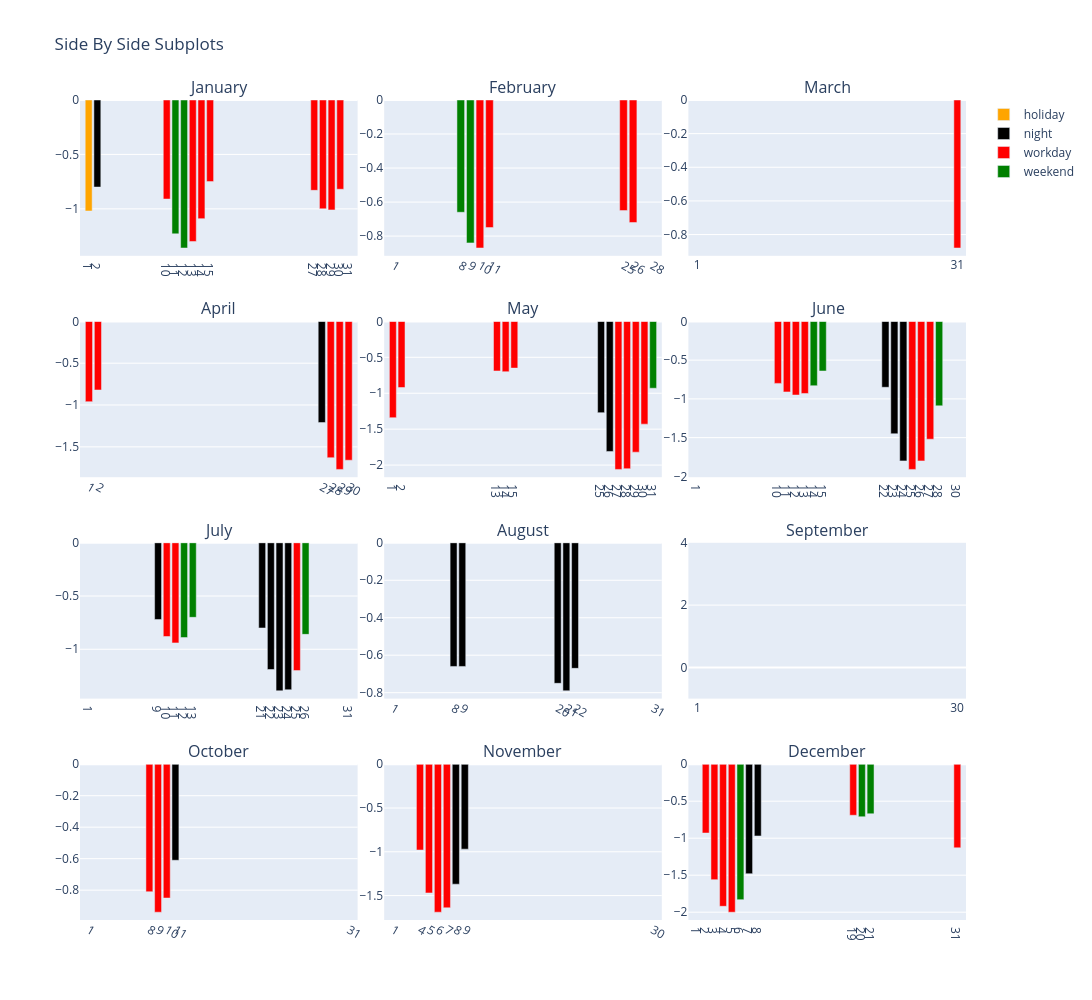

The cell this chart's notebook holds for it:
### Code cell
# Create figure with 2 subplots
rows = 4
cols = 3
month_names = calendar.month_name[1:]

color_lut = {
    'night'  : 'black', 
    'workday': 'red', 
    'holiday': 'orange', 
    'weekend': 'green'
}

fig = make_subplots(
    rows=rows, 
    cols=cols,
    subplot_titles=month_names,
    horizontal_spacing = 0.03,
    vertical_spacing=0.08
)

# traversing through each possible label for the legend
for label in df['label'].unique():
    for row in range(rows):
        for col in range(cols):
            month = row * cols + col + 1
            filter_df = df[(df['low_tide_time'].dt.month == month) & (df['label'] == label)]
            
            colors = [color_lut[label] for label in filter_df['label']]
            hovertext = [
                f"""
    Low tide time: {row['low_tide_time'].strftime('%a %m/%d/%Y %I:%M %p')}<br>
    Low tide: {row['low_tide']} ft<br>
    Sunrise time: {row['sunrise'].strftime('%a %m/%d/%Y %I:%M %p')}<br>
    Sunset time: {row['sunset'].strftime('%a %m/%d/%Y %I:%M %p')}<br>
    Moon Illumination: {row['moon_illumination']:.0f}%<br>
    Label: {row['label']}
                """
                for _, row in filter_df.iterrows()
            ]
            
            fig.add_trace(
                go.Bar(
                    x=filter_df['low_tide_time'].dt.day, 
                    y=filter_df['low_tide'],
                    name=label,
                    marker_color=colors,
                    hovertext=hovertext,
                    showlegend=(row==0) and (col==0) # we want a custom legend for the possible labels
                ),
                row=row+1, 
                col=col+1,
            )
            
for row in range(rows):
    for col in range(cols):
        month = row * cols + col + 1
        filter_df = df[df['low_tide_time'].dt.month == month]
        x_ticks = set([1] + list(filter_df['low_tide_time'].dt.day) + [calendar.monthrange(int(year), month)[1]])
        fig.update_xaxes(
            tickvals=list(x_ticks),
            range=[0, calendar.monthrange(int(year), month)[1]+1],
            row=row+1, 
            col=col+1
        )

fig.update_layout(
    height=1000, 
    width=2000, 
    title_text="Side By Side Subplots",
    # showlegend=False
)
fig.show()

### Figure 1 — Plotly figure (JSON) as saved in the notebook; plotly's stock layout.template omitted (floating-point values rounded to 4 significant figures)
{"data": [{"hovertext": ["\n    Low tide time: Wed 01/01/2025 06:02 PM<br>\n    Low tide: -1.02 ft<br>\n    Sunrise time: Wed 01/01/2025 07:18 AM<br>\n    Sunset time: Wed 01/01/2025 04:54 PM<br>\n    Moon Illumination: 7%<br>\n    Label: holiday\n                "], "marker": {"color": ["orange"]}, "name": "holiday", "showlegend": true, "type": "bar", "x": [1], "xaxis": "x", "y": [-1.02], "yaxis": "y"}, {"hovertext": [], "marker": {"color": []}, "name": "holiday", "showlegend": false, "type": "bar", "x": [], "xaxis": "x2", "y": [], "yaxis": "y2"}, {"hovertext": [], "marker": {"color": []}, "name": "holiday", "showlegend": false, "type": "bar", "x": [], "xaxis": "x3", "y": [], "yaxis": "y3"}, {"hovertext": [], "marker": {"color": []}, "name": "holiday", "showlegend": false, "type": "bar", "x": [], "xaxis": "x4", "y": [], "yaxis": "y4"}, {"hovertext": [], "marker": {"color": []}, "name": "holiday", "showlegend": false, "type": "bar", "x": [], "xaxis": "x5", "y": [], "yaxis": "y5"}, {"hovertext": [], "marker": {"color": []}, "name": "holiday", "showlegend": false, "type": "bar", "x": [], "xaxis": "x6", "y": [], "yaxis": "y6"}, {"hovertext": [], "marker": {"color": []}, "name": "holiday", "showlegend": false, "type": "bar", "x": [], "xaxis": "x7", "y": [], "yaxis": "y7"}, {"hovertext": [], "marker": {"color": []}, "name": "holiday", "showlegend": false, "type": "bar", "x": [], "xaxis": "x8", "y": [], "yaxis": "y8"}, {"hovertext": [], "marker": {"color": []}, "name": "holiday", "showlegend": false, "type": "bar", "x": [], "xaxis": "x9", "y": [], "yaxis": "y9"}, {"hovertext": [], "marker": {"color": []}, "name": "holiday", "showlegend": false, "type": "bar", "x": [], "xaxis": "x10", "y": [], "yaxis": "y10"}, {"hovertext": [], "marker": {"color": []}, "name": "holiday", "showlegend": false, "type": "bar", "x": [], "xaxis": "x11", "y": [], "yaxis": "y11"}, {"hovertext": [], "marker": {"color": []}, "name": "holiday", "showlegend": false, "type": "bar", "x": [], "xaxis": "x12", "y": [], "yaxis": "y12"}, {"hovertext": ["\n    Low tide time: Thu 01/02/2025 06:39 PM<br>\n    Low tide: -0.8 ft<br>\n    Sunrise time: Thu 01/02/2025 07:18 AM<br>\n    Sunset time: Thu 01/02/2025 04:55 PM<br>\n    Moon Illumination: 14%<br>\n    Label: night\n                "], "marker": {"color": ["black"]}, "name": "night", "showlegend": true, "type": "bar", "x": [2], "xaxis": "x", "y": [-0.8], "yaxis": "y"}, {"hovertext": [], "marker": {"color": []}, "name": "night", "showlegend": false, "type": "bar", "x": [], "xaxis": "x2", "y": [], "yaxis": "y2"}, {"hovertext": [], "marker": {"color": []}, "name": "night", "showlegend": false, "type": "bar", "x": [], "xaxis": "x3", "y": [], "yaxis": "y3"}, {"hovertext": ["\n    Low tide time: Sun 04/27/2025 05:03 AM<br>\n    Low tide: -1.21 ft<br>\n    Sunrise time: Sun 04/27/2025 07:12 AM<br>\n    Sunset time: Sun 04/27/2025 08:49 PM<br>\n    Moon Illumination: 6%<br>\n    Label: night\n                "], "marker": {"color": ["black"]}, "name": "night", "showlegend": false, "type": "bar", "x": [27], "xaxis": "x4", "y": [-1.21], "yaxis": "y4"}, {"hovertext": ["\n    Low tide time: Sun 05/25/2025 04:05 AM<br>\n    Low tide: -1.27 ft<br>\n    Sunrise time: Sun 05/25/2025 06:45 AM<br>\n    Sunset time: Sun 05/25/2025 09:13 PM<br>\n    Moon Illumination: 15%<br>\n    Label: night\n                ", "\n    Low tide time: Mon 05/26/2025 04:53 AM<br>\n    Low tide: -1.81 ft<br>\n    Sunrise time: Mon 05/26/2025 06:45 AM<br>\n    Sunset time: Mon 05/26/2025 09:14 PM<br>\n    Moon Illumination: 8%<br>\n    Label: night\n                "], "marker": {"color": ["black", "black"]}, "name": "night", "showlegend": false, "type": "bar", "x": [25, 26], "xaxis": "x5", "y": [-1.27, -1.81], "yaxis": "y5"}, {"hovertext": ["\n    Low tide time: Sun 06/22/2025 03:04 AM<br>\n    Low tide: -0.85 ft<br>\n    Sunrise time: Sun 06/22/2025 06:41 AM<br>\n    Sunset time: Sun 06/22/2025 09:27 PM<br>\n    Moon Illumination: 23%<br>\n    Label: night\n                ", "\n    Low tide time: Mon 06/23/2025 03:56 AM<br>\n    Low tide: -1.45 ft<br>\n    Sunrise time: Mon 06/23/2025 06:41 AM<br>\n    Sunset time: Mon 06/23/2025 09:27 PM<br>\n    Moon Illumination: 17%<br>\n    Label: night\n                ", "\n    Low tide time: Tue 06/24/2025 04:46 AM<br>\n    Low tide: -1.8 ft<br>\n    Sunrise time: Tue 06/24/2025 06:41 AM<br>\n    Sunset time: Tue 06/24/2025 09:28 PM<br>\n    Moon Illumination: 10%<br>\n    Label: night\n                "], "marker": {"color": ["black", "black", "black"]}, "name": "night", "showlegend": false, "type": "bar", "x": [22, 23, 24], "xaxis": "x6", "y": [-0.85, -1.45, -1.8], "yaxis": "y6"}, {"hovertext": ["\n    Low tide time: Wed 07/09/2025 04:59 AM<br>\n    Low tide: -0.72 ft<br>\n    Sunrise time: Wed 07/09/2025 06:48 AM<br>\n    Sunset time: Wed 07/09/2025 09:26 PM<br>\n    Moon Illumination: 92%<br>\n    Label: night\n                ", "\n    Low tide time: Mon 07/21/2025 02:55 AM<br>\n    Low tide: -0.8 ft<br>\n    Sunrise time: Mon 07/21/2025 06:57 AM<br>\n    Sunset time: Mon 07/21/2025 09:20 PM<br>\n    Moon Illumination: 26%<br>\n    Label: night\n                ", "\n    Low tide time: Tue 07/22/2025 03:49 AM<br>\n    Low tide: -1.19 ft<br>\n    Sunrise time: Tue 07/22/2025 06:57 AM<br>\n    Sunset time: Tue 07/22/2025 09:20 PM<br>\n    Moon Illumination: 19%<br>\n    Label: night\n                ", "\n    Low tide time: Wed 07/23/2025 04:37 AM<br>\n    Low tide: -1.39 ft<br>\n    Sunrise time: Wed 07/23/2025 06:59 AM<br>\n    Sunset time: Wed 07/23/2025 09:18 PM<br>\n    Moon Illumination: 12%<br>\n    Label: night\n                ", "\n    Low tide time: Thu 07/24/2025 05:22 AM<br>\n    Low tide: -1.38 ft<br>\n    Sunrise time: Thu 07/24/2025 06:59 AM<br>\n    Sunset time: Thu 07/24/2025 09:18 PM<br>\n    Moon Illumination: 5%<br>\n    Label: night\n                "], "marker": {"color": ["black", "black", "black", "black", "black"]}, "name": "night", "showlegend": false, "type": "bar", "x": [9, 21, 22, 23, 24], "xaxis": "x7", "y": [-0.72, -0.8, -1.19, -1.39, -1.38], "yaxis": "y7"}, {"hovertext": ["\n    Low tide time: Fri 08/08/2025 05:07 AM<br>\n    Low tide: -0.66 ft<br>\n    Sunrise time: Fri 08/08/2025 07:12 AM<br>\n    Sunset time: Fri 08/08/2025 09:03 PM<br>\n    Moon Illumination: 96%<br>\n    Label: night\n                ", "\n    Low tide time: Sat 08/09/2025 05:41 AM<br>\n    Low tide: -0.66 ft<br>\n    Sunrise time: Sat 08/09/2025 07:12 AM<br>\n    Sunset time: Sat 08/09/2025 09:02 PM<br>\n    Moon Illumination: 97%<br>\n    Label: night\n                ", "\n    Low tide time: Wed 08/20/2025 03:36 AM<br>\n    Low tide: -0.75 ft<br>\n    Sunrise time: Wed 08/20/2025 07:22 AM<br>\n    Sunset time: Wed 08/20/2025 08:48 PM<br>\n    Moon Illumination: 22%<br>\n    Label: night\n                ", "\n    Low tide time: Thu 08/21/2025 04:20 AM<br>\n    Low tide: -0.79 ft<br>\n    Sunrise time: Thu 08/21/2025 07:23 AM<br>\n    Sunset time: Thu 08/21/2025 08:47 PM<br>\n    Moon Illumination: 15%<br>\n    Label: night\n                ", "\n    Low tide time: Fri 08/22/2025 05:00 AM<br>\n    Low tide: -0.67 ft<br>\n    Sunrise time: Fri 08/22/2025 07:24 AM<br>\n    Sunset time: Fri 08/22/2025 08:46 PM<br>\n    Moon Illumination: 9%<br>\n    Label: night\n                "], "marker": {"color": ["black", "black", "black", "black", "black"]}, "name": "night", "showlegend": false, "type": "bar", "x": [8, 9, 20, 21, 22], "xaxis": "x8", "y": [-0.66, -0.66, -0.75, -0.79, -0.67], "yaxis": "y8"}, {"hovertext": [], "marker": {"color": []}, "name": "night", "showlegend": false, "type": "bar", "x": [], "xaxis": "x9", "y": [], "yaxis": "y9"}, {"hovertext": ["\n    Low tide time: Sat 10/11/2025 09:23 PM<br>\n    Low tide: -0.61 ft<br>\n    Sunrise time: Sat 10/11/2025 08:07 AM<br>\n    Sunset time: Sat 10/11/2025 07:30 PM<br>\n    Moon Illumination: 71%<br>\n    Label: night\n                "], "marker": {"color": ["black"]}, "name": "night", "showlegend": false, "type": "bar", "x": [11], "xaxis": "x10", "y": [-0.61], "yaxis": "y10"}, {"hovertext": ["\n    Low tide time: Sat 11/08/2025 07:06 PM<br>\n    Low tide: -1.37 ft<br>\n    Sunrise time: Sat 11/08/2025 06:35 AM<br>\n    Sunset time: Sat 11/08/2025 04:57 PM<br>\n    Moon Illumination: 83%<br>\n    Label: night\n                ", "\n    Low tide time: Sun 11/09/2025 08:05 PM<br>\n    Low tide: -0.97 ft<br>\n    Sunrise time: Sun 11/09/2025 06:36 AM<br>\n    Sunset time: Sun 11/09/2025 04:56 PM<br>\n    Moon Illumination: 76%<br>\n    Label: night\n                "], "marker": {"color": ["black", "black"]}, "name": "night", "showlegend": false, "type": "bar", "x": [8, 9], "xaxis": "x11", "y": [-1.37, -0.97], "yaxis": "y11"}, {"hovertext": ["\n    Low tide time: Sun 12/07/2025 06:51 PM<br>\n    Low tide: -1.48 ft<br>\n    Sunrise time: Sun 12/07/2025 07:05 AM<br>\n    Sunset time: Sun 12/07/2025 04:43 PM<br>\n    Moon Illumination: 88%<br>\n    Label: night\n                ", "\n    Low tide time: Mon 12/08/2025 07:41 PM<br>\n    Low tide: -0.97 ft<br>\n    Sunrise time: Mon 12/08/2025 07:05 AM<br>\n    Sunset time: Mon 12/08/2025 04:43 PM<br>\n    Moon Illumination: 81%<br>\n    Label: night\n                "], "marker": {"color": ["black", "black"]}, "name": "night", "showlegend": false, "type": "bar", "x": [7, 8], "xaxis": "x12", "y": [-1.48, -0.97], "yaxis": "y12"}, {"hovertext": ["\n    Low tide time: Fri 01/10/2025 02:27 PM<br>\n    Low tide: -0.91 ft<br>\n    Sunrise time: Fri 01/10/2025 07:18 AM<br>\n    Sunset time: Fri 01/10/2025 05:02 PM<br>\n    Moon Illumination: 68%<br>\n    Label: workday\n                ", "\n    Low tide time: Mon 01/13/2025 04:45 PM<br>\n    Low tide: -1.3 ft<br>\n    Sunrise time: Mon 01/13/2025 07:17 AM<br>\n    Sunset time: Mon 01/13/2025 05:05 PM<br>\n    Moon Illumination: 88%<br>\n    Label: workday\n                ", "\n    Low tide time: Tue 01/14/2025 05:26 PM<br>\n    Low tide: -1.09 ft<br>\n    Sunrise time: Tue 01/14/2025 07:17 AM<br>\n    Sunset time: Tue 01/14/2025 05:06 PM<br>\n    Moon Illumination: 95%<br>\n    Label: workday\n                ", "\n    Low tide time: Wed 01/15/2025 06:04 PM<br>\n    Low tide: -0.75 ft<br>\n    Sunrise time: Wed 01/15/2025 07:17 AM<br>\n    Sunset time: Wed 01/15/2025 05:07 PM<br>\n    Moon Illumination: 98%<br>\n    Label: workday\n                ", "\n    Low tide time: Mon 01/27/2025 03:48 PM<br>\n    Low tide: -0.83 ft<br>\n    Sunrise time: Mon 01/27/2025 07:11 AM<br>\n    Sunset time: Mon 01/27/2025 05:20 PM<br>\n    Moon Illumination: 17%<br>\n    Label: workday\n                ", "\n    Low tide time: Tue 01/28/2025 04:24 PM<br>\n    Low tide: -1.0 ft<br>\n    Sunrise time: Tue 01/28/2025 07:10 AM<br>\n    Sunset time: Tue 01/28/2025 05:21 PM<br>\n    Moon Illumination: 10%<br>\n    Label: workday\n                ", "\n    Low tide time: Wed 01/29/2025 04:59 PM<br>\n    Low tide: -1.01 ft<br>\n    Sunrise time: Wed 01/29/2025 07:09 AM<br>\n    Sunset time: Wed 01/29/2025 05:23 PM<br>\n    Moon Illumination: 4%<br>\n    Label: workday\n                ", "\n    Low tide time: Thu 01/30/2025 05:35 PM<br>\n    Low tide: -0.82 ft<br>\n    Sunrise time: Thu 01/30/2025 07:08 AM<br>\n    Sunset time: Thu 01/30/2025 05:23 PM<br>\n    Moon Illumination: 3%<br>\n    Label: workday\n                "], "marker": {"color": ["red", "red", "red", "red", "red", "red", "red", "red"]}, "name": "workday", "showlegend": true, "type": "bar", "x": [10, 13, 14, 15, 27, 28, 29, 30], "xaxis": "x", "y": [-0.91, -1.3, -1.09, -0.75, -0.83, -1, -1.01, -0.82], "yaxis": "y"}, {"hovertext": ["\n    Low tide time: Mon 02/10/2025 03:47 PM<br>\n    Low tide: -0.87 ft<br>\n    Sunrise time: Mon 02/10/2025 06:58 AM<br>\n    Sunset time: Mon 02/10/2025 05:36 PM<br>\n    Moon Illumination: 78%<br>\n    Label: workday\n                ", "\n    Low tide time: Tue 02/11/2025 04:25 PM<br>\n    Low tide: -0.75 ft<br>\n    Sunrise time: Tue 02/11/2025 06:57 AM<br>\n    Sunset time: Tue 02/11/2025 05:37 PM<br>\n    Moon Illumination: 85%<br>\n    Label: workday\n                ", "\n    Low tide time: Tue 02/25/2025 03:16 PM<br>\n    Low tide: -0.65 ft<br>\n    Sunrise time: Tue 02/25/2025 06:40 AM<br>\n    Sunset time: Tue 02/25/2025 05:51 PM<br>\n    Moon Illumination: 21%<br>\n    Label: workday\n                ", "\n    Low tide time: Wed 02/26/2025 03:51 PM<br>\n    Low tide: -0.72 ft<br>\n    Sunrise time: Wed 02/26/2025 06:38 AM<br>\n    Sunset time: Wed 02/26/2025 05:53 PM<br>\n    Moon Illumination: 14%<br>\n    Label: workday\n                "], "marker": {"color": ["red", "red", "red", "red"]}, "name": "workday", "showlegend": false, "type": "bar", "x": [10, 11, 25, 26], "xaxis": "x2", "y": [-0.87, -0.75, -0.65, -0.72], "yaxis": "y2"}, {"hovertext": ["\n    Low tide time: Mon 03/31/2025 06:55 AM<br>\n    Low tide: -0.88 ft<br>\n    Sunrise time: Mon 03/31/2025 07:50 AM<br>\n    Sunset time: Mon 03/31/2025 08:24 PM<br>\n    Moon Illumination: 11%<br>\n    Label: workday\n                "], "marker": {"color": ["red"]}, "name": "workday", "showlegend": false, "type": "bar", "x": [31], "xaxis": "x3", "y": [-0.88], "yaxis": "y3"}, {"hovertext": ["\n    Low tide time: Tue 04/01/2025 07:50 AM<br>\n    Low tide: -0.96 ft<br>\n    Sunrise time: Tue 04/01/2025 07:48 AM<br>\n    Sunset time: Tue 04/01/2025 08:25 PM<br>\n    Moon Illumination: 17%<br>\n    Label: workday\n                ", "\n    Low tide time: Wed 04/02/2025 08:49 AM<br>\n    Low tide: -0.82 ft<br>\n    Sunrise time: Wed 04/02/2025 07:47 AM<br>\n    Sunset time: Wed 04/02/2025 08:26 PM<br>\n    Moon Illumination: 24%<br>\n    Label: workday\n                ", "\n    Low tide time: Mon 04/28/2025 05:53 AM<br>\n    Low tide: -1.63 ft<br>\n    Sunrise time: Mon 04/28/2025 07:11 AM<br>\n    Sunset time: Mon 04/28/2025 08:50 PM<br>\n    Moon Illumination: 1%<br>\n    Label: workday\n                ", "\n    Low tide time: Tue 04/29/2025 06:44 AM<br>\n    Low tide: -1.77 ft<br>\n    Sunrise time: Tue 04/29/2025 07:09 AM<br>\n    Sunset time: Tue 04/29/2025 08:51 PM<br>\n    Moon Illumination: 8%<br>\n    Label: workday\n                ", "\n    Low tide time: Wed 04/30/2025 07:38 AM<br>\n    Low tide: -1.66 ft<br>\n    Sunrise time: Wed 04/30/2025 07:08 AM<br>\n    Sunset time: Wed 04/30/2025 08:51 PM<br>\n    Moon Illumination: 15%<br>\n    Label: workday\n                "], "marker": {"color": ["red", "red", "red", "red", "red"]}, "name": "workday", "showlegend": false, "type": "bar", "x": [1, 2, 28, 29, 30], "xaxis": "x4", "y": [-0.96, -0.82, -1.63, -1.77, -1.66], "yaxis": "y4"}, {"hovertext": ["\n    Low tide time: Thu 05/01/2025 08:35 AM<br>\n    Low tide: -1.34 ft<br>\n    Sunrise time: Thu 05/01/2025 07:07 AM<br>\n    Sunset time: Thu 05/01/2025 08:53 PM<br>\n    Moon Illumination: 22%<br>\n    Label: workday\n                ", "\n    Low tide time: Fri 05/02/2025 09:37 AM<br>\n    Low tide: -0.92 ft<br>\n    Sunrise time: Fri 05/02/2025 07:06 AM<br>\n    Sunset time: Fri 05/02/2025 08:53 PM<br>\n    Moon Illumination: 29%<br>\n    Label: workday\n                ", "\n    Low tide time: Tue 05/13/2025 06:10 AM<br>\n    Low tide: -0.69 ft<br>\n    Sunrise time: Tue 05/13/2025 06:54 AM<br>\n    Sunset time: Tue 05/13/2025 09:03 PM<br>\n    Moon Illumination: 96%<br>\n    Label: workday\n                ", "\n    Low tide time: Wed 05/14/2025 06:48 AM<br>\n    Low tide: -0.7 ft<br>\n    Sunrise time: Wed 05/14/2025 06:54 AM<br>\n    Sunset time: Wed 05/14/2025 09:04 PM<br>\n    Moon Illumination: 90%<br>\n    Label: workday\n                ", "\n    Low tide time: Thu 05/15/2025 07:27 AM<br>\n    Low tide: -0.65 ft<br>\n    Sunrise time: Thu 05/15/2025 06:53 AM<br>\n    Sunset time: Thu 05/15/2025 09:05 PM<br>\n    Moon Illumination: 83%<br>\n    Label: workday\n                ", "\n    Low tide time: Tue 05/27/2025 05:43 AM<br>\n    Low tide: -2.06 ft<br>\n    Sunrise time: Tue 05/27/2025 06:44 AM<br>\n    Sunset time: Tue 05/27/2025 09:15 PM<br>\n    Moon Illumination: 1%<br>\n    Label: workday\n                ", "\n    Low tide time: Wed 05/28/2025 06:35 AM<br>\n    Low tide: -2.05 ft<br>\n    Sunrise time: Wed 05/28/2025 06:44 AM<br>\n    Sunset time: Wed 05/28/2025 09:15 PM<br>\n    Moon Illumination: 6%<br>\n    Label: workday\n                ", "\n    Low tide time: Thu 05/29/2025 07:27 AM<br>\n    Low tide: -1.82 ft<br>\n    Sunrise time: Thu 05/29/2025 06:44 AM<br>\n    Sunset time: Thu 05/29/2025 09:16 PM<br>\n    Moon Illumination: 13%<br>\n    Label: workday\n                ", "\n    Low tide time: Fri 05/30/2025 08:18 AM<br>\n    Low tide: -1.43 ft<br>\n    Sunrise time: Fri 05/30/2025 06:43 AM<br>\n    Sunset time: Fri 05/30/2025 09:17 PM<br>\n    Moon Illumination: 20%<br>\n    Label: workday\n                "], "marker": {"color": ["red", "red", "red", "red", "red", "red", "red", "red", "red"]}, "name": "workday", "showlegend": false, "type": "bar", "x": [1, 2, 13, 14, 15, 27, 28, 29, 30], "xaxis": "x5", "y": [-1.34, -0.92, -0.69, -0.7, -0.65, -2.06, -2.05, -1.82, -1.43], "yaxis": "y5"}, {"hovertext": ["\n    Low tide time: Tue 06/10/2025 05:18 AM<br>\n    Low tide: -0.8 ft<br>\n    Sunrise time: Tue 06/10/2025 06:40 AM<br>\n    Sunset time: Tue 06/10/2025 09:23 PM<br>\n    Moon Illumination: 95%<br>\n    Label: workday\n                ", "\n    Low tide time: Wed 06/11/2025 05:55 AM<br>\n    Low tide: -0.91 ft<br>\n    Sunrise time: Wed 06/11/2025 06:40 AM<br>\n    Sunset time: Wed 06/11/2025 09:24 PM<br>\n    Moon Illumination: 99%<br>\n    Label: workday\n                ", "\n    Low tide time: Thu 06/12/2025 06:33 AM<br>\n    Low tide: -0.95 ft<br>\n    Sunrise time: Thu 06/12/2025 06:40 AM<br>\n    Sunset time: Thu 06/12/2025 09:24 PM<br>\n    Moon Illumination: 92%<br>\n    Label: workday\n                ", "\n    Low tide time: Fri 06/13/2025 07:11 AM<br>\n    Low tide: -0.93 ft<br>\n    Sunrise time: Fri 06/13/2025 06:40 AM<br>\n    Sunset time: Fri 06/13/2025 09:25 PM<br>\n    Moon Illumination: 85%<br>\n    Label: workday\n                ", "\n    Low tide time: Wed 06/25/2025 05:35 AM<br>\n    Low tide: -1.91 ft<br>\n    Sunrise time: Wed 06/25/2025 06:42 AM<br>\n    Sunset time: Wed 06/25/2025 09:28 PM<br>\n    Moon Illumination: 3%<br>\n    Label: workday\n                ", "\n    Low tide time: Thu 06/26/2025 06:24 AM<br>\n    Low tide: -1.8 ft<br>\n    Sunrise time: Thu 06/26/2025 06:42 AM<br>\n    Sunset time: Thu 06/26/2025 09:28 PM<br>\n    Moon Illumination: 4%<br>\n    Label: workday\n                ", "\n    Low tide time: Fri 06/27/2025 07:10 AM<br>\n    Low tide: -1.52 ft<br>\n    Sunrise time: Fri 06/27/2025 06:42 AM<br>\n    Sunset time: Fri 06/27/2025 09:28 PM<br>\n    Moon Illumination: 11%<br>\n    Label: workday\n                "], "marker": {"color": ["red", "red", "red", "red", "red", "red", "red"]}, "name": "workday", "showlegend": false, "type": "bar", "x": [10, 11, 12, 13, 25, 26, 27], "xaxis": "x6", "y": [-0.8, -0.91, -0.95, -0.93, -1.91, -1.8, -1.52], "yaxis": "y6"}, {"hovertext": ["\n    Low tide time: Thu 07/10/2025 05:36 AM<br>\n    Low tide: -0.88 ft<br>\n    Sunrise time: Thu 07/10/2025 06:49 AM<br>\n    Sunset time: Thu 07/10/2025 09:26 PM<br>\n    Moon Illumination: 99%<br>\n    Label: workday\n                ", "\n    Low tide time: Fri 07/11/2025 06:12 AM<br>\n    Low tide: -0.94 ft<br>\n    Sunrise time: Fri 07/11/2025 06:50 AM<br>\n    Sunset time: Fri 07/11/2025 09:26 PM<br>\n    Moon Illumination: 94%<br>\n    Label: workday\n                ", "\n    Low tide time: Fri 07/25/2025 06:05 AM<br>\n    Low tide: -1.2 ft<br>\n    Sunrise time: Fri 07/25/2025 07:00 AM<br>\n    Sunset time: Fri 07/25/2025 09:17 PM<br>\n    Moon Illumination: 1%<br>\n    Label: workday\n                "], "marker": {"color": ["red", "red", "red"]}, "name": "workday", "showlegend": false, "type": "bar", "x": [10, 11, 25], "xaxis": "x7", "y": [-0.88, -0.94, -1.2], "yaxis": "y7"}, {"hovertext": [], "marker": {"color": []}, "name": "workday", "showlegend": false, "type": "bar", "x": [], "xaxis": "x8", "y": [], "yaxis": "y8"}, {"hovertext": [], "marker": {"color": []}, "name": "workday", "showlegend": false, "type": "bar", "x": [], "xaxis": "x9", "y": [], "yaxis": "y9"}, {"hovertext": ["\n    Low tide time: Wed 10/08/2025 06:28 PM<br>\n    Low tide: -0.81 ft<br>\n    Sunrise time: Wed 10/08/2025 08:04 AM<br>\n    Sunset time: Wed 10/08/2025 07:35 PM<br>\n    Moon Illumination: 91%<br>\n    Label: workday\n                ", "\n    Low tide time: Thu 10/09/2025 07:21 PM<br>\n    Low tide: -0.94 ft<br>\n    Sunrise time: Thu 10/09/2025 08:05 AM<br>\n    Sunset time: Thu 10/09/2025 07:33 PM<br>\n    Moon Illumination: 84%<br>\n    Label: workday\n                ", "\n    Low tide time: Fri 10/10/2025 08:18 PM<br>\n    Low tide: -0.85 ft<br>\n    Sunrise time: Fri 10/10/2025 08:06 AM<br>\n    Sunset time: Fri 10/10/2025 07:32 PM<br>\n    Moon Illumination: 78%<br>\n    Label: workday\n                "], "marker": {"color": ["red", "red", "red"]}, "name": "workday", "showlegend": false, "type": "bar", "x": [8, 9, 10], "xaxis": "x10", "y": [-0.81, -0.94, -0.85], "yaxis": "y10"}, {"hovertext": ["\n    Low tide time: Tue 11/04/2025 03:39 PM<br>\n    Low tide: -0.98 ft<br>\n    Sunrise time: Tue 11/04/2025 06:31 AM<br>\n    Sunset time: Tue 11/04/2025 05:00 PM<br>\n    Moon Illumination: 91%<br>\n    Label: workday\n                ", "\n    Low tide time: Wed 11/05/2025 04:27 PM<br>\n    Low tide: -1.47 ft<br>\n    Sunrise time: Wed 11/05/2025 06:32 AM<br>\n    Sunset time: Wed 11/05/2025 04:59 PM<br>\n    Moon Illumination: 97%<br>\n    Label: workday\n                ", "\n    Low tide time: Thu 11/06/2025 05:17 PM<br>\n    Low tide: -1.69 ft<br>\n    Sunrise time: Thu 11/06/2025 06:33 AM<br>\n    Sunset time: Thu 11/06/2025 04:59 PM<br>\n    Moon Illumination: 96%<br>\n    Label: workday\n                ", "\n    Low tide time: Fri 11/07/2025 06:10 PM<br>\n    Low tide: -1.64 ft<br>\n    Sunrise time: Fri 11/07/2025 06:34 AM<br>\n    Sunset time: Fri 11/07/2025 04:57 PM<br>\n    Moon Illumination: 89%<br>\n    Label: workday\n                "], "marker": {"color": ["red", "red", "red", "red"]}, "name": "workday", "showlegend": false, "type": "bar", "x": [4, 5, 6, 7], "xaxis": "x11", "y": [-0.98, -1.47, -1.69, -1.64], "yaxis": "y11"}, {"hovertext": ["\n    Low tide time: Tue 12/02/2025 02:42 PM<br>\n    Low tide: -0.93 ft<br>\n    Sunrise time: Tue 12/02/2025 07:00 AM<br>\n    Sunset time: Tue 12/02/2025 04:44 PM<br>\n    Moon Illumination: 79%<br>\n    Label: workday\n                ", "\n    Low tide time: Wed 12/03/2025 03:29 PM<br>\n    Low tide: -1.56 ft<br>\n    Sunrise time: Wed 12/03/2025 07:01 AM<br>\n    Sunset time: Wed 12/03/2025 04:43 PM<br>\n    Moon Illumination: 85%<br>\n    Label: workday\n                ", "\n    Low tide time: Thu 12/04/2025 04:18 PM<br>\n    Low tide: -1.92 ft<br>\n    Sunrise time: Thu 12/04/2025 07:02 AM<br>\n    Sunset time: Thu 12/04/2025 04:43 PM<br>\n    Moon Illumination: 92%<br>\n    Label: workday\n                ", "\n    Low tide time: Fri 12/05/2025 05:09 PM<br>\n    Low tide: -2.0 ft<br>\n    Sunrise time: Fri 12/05/2025 07:03 AM<br>\n    Sunset time: Fri 12/05/2025 04:43 PM<br>\n    Moon Illumination: 99%<br>\n    Label: workday\n                ", "\n    Low tide time: Fri 12/19/2025 04:44 PM<br>\n    Low tide: -0.69 ft<br>\n    Sunrise time: Fri 12/19/2025 07:13 AM<br>\n    Sunset time: Fri 12/19/2025 04:46 PM<br>\n    Moon Illumination: 7%<br>\n    Label: workday\n                ", "\n    Low tide time: Wed 12/31/2025 02:32 PM<br>\n    Low tide: -1.13 ft<br>\n    Sunrise time: Wed 12/31/2025 07:18 AM<br>\n    Sunset time: Wed 12/31/2025 04:53 PM<br>\n    Moon Illumination: 73%<br>\n    Label: workday\n                "], "marker": {"color": ["red", "red", "red", "red", "red", "red"]}, "name": "workday", "showlegend": false, "type": "bar", "x": [2, 3, 4, 5, 19, 31], "xaxis": "x12", "y": [-0.93, -1.56, -1.92, -2, -0.69, -1.13], "yaxis": "y12"}, {"hovertext": ["\n    Low tide time: Sat 01/11/2025 03:16 PM<br>\n    Low tide: -1.23 ft<br>\n    Sunrise time: Sat 01/11/2025 07:18 AM<br>\n    Sunset time: Sat 01/11/2025 05:03 PM<br>\n    Moon Illumination: 75%<br>\n    Label: weekend\n                ", "\n    Low tide time: Sun 01/12/2025 04:02 PM<br>\n    Low tide: -1.36 ft<br>\n    Sunrise time: Sun 01/12/2025 07:18 AM<br>\n    Sunset time: Sun 01/12/2025 05:04 PM<br>\n    Moon Illumination: 82%<br>\n    Label: weekend\n                "], "marker": {"color": ["green", "green"]}, "name": "weekend", "showlegend": true, "type": "bar", "x": [11, 12], "xaxis": "x", "y": [-1.23, -1.36], "yaxis": "y"}, {"hovertext": ["\n    Low tide time: Sat 02/08/2025 02:18 PM<br>\n    Low tide: -0.66 ft<br>\n    Sunrise time: Sat 02/08/2025 07:00 AM<br>\n    Sunset time: Sat 02/08/2025 05:33 PM<br>\n    Moon Illumination: 64%<br>\n    Label: weekend\n                ", "\n    Low tide time: Sun 02/09/2025 03:05 PM<br>\n    Low tide: -0.84 ft<br>\n    Sunrise time: Sun 02/09/2025 06:59 AM<br>\n    Sunset time: Sun 02/09/2025 05:35 PM<br>\n    Moon Illumination: 71%<br>\n    Label: weekend\n                "], "marker": {"color": ["green", "green"]}, "name": "weekend", "showlegend": false, "type": "bar", "x": [8, 9], "xaxis": "x2", "y": [-0.66, -0.84], "yaxis": "y2"}, {"hovertext": [], "marker": {"color": []}, "name": "weekend", "showlegend": false, "type": "bar", "x": [], "xaxis": "x3", "y": [], "yaxis": "y3"}, {"hovertext": [], "marker": {"color": []}, "name": "weekend", "showlegend": false, "type": "bar", "x": [], "xaxis": "x4", "y": [], "yaxis": "y4"}, {"hovertext": ["\n    Low tide time: Sat 05/31/2025 09:10 AM<br>\n    Low tide: -0.93 ft<br>\n    Sunrise time: Sat 05/31/2025 06:42 AM<br>\n    Sunset time: Sat 05/31/2025 09:18 PM<br>\n    Moon Illumination: 26%<br>\n    Label: weekend\n                "], "marker": {"color": ["green"]}, "name": "weekend", "showlegend": false, "type": "bar", "x": [31], "xaxis": "x5", "y": [-0.93], "yaxis": "y5"}, {"hovertext": ["\n    Low tide time: Sat 06/14/2025 07:48 AM<br>\n    Low tide: -0.83 ft<br>\n    Sunrise time: Sat 06/14/2025 06:40 AM<br>\n    Sunset time: Sat 06/14/2025 09:25 PM<br>\n    Moon Illumination: 78%<br>\n    Label: weekend\n                ", "\n    Low tide time: Sun 06/15/2025 08:26 AM<br>\n    Low tide: -0.64 ft<br>\n    Sunrise time: Sun 06/15/2025 06:40 AM<br>\n    Sunset time: Sun 06/15/2025 09:26 PM<br>\n    Moon Illumination: 71%<br>\n    Label: weekend\n                ", "\n    Low tide time: Sat 06/28/2025 07:54 AM<br>\n    Low tide: -1.09 ft<br>\n    Sunrise time: Sat 06/28/2025 06:43 AM<br>\n    Sunset time: Sat 06/28/2025 09:28 PM<br>\n    Moon Illumination: 17%<br>\n    Label: weekend\n                "], "marker": {"color": ["green", "green", "green"]}, "name": "weekend", "showlegend": false, "type": "bar", "x": [14, 15, 28], "xaxis": "x6", "y": [-0.83, -0.64, -1.09], "yaxis": "y6"}, {"hovertext": ["\n    Low tide time: Sat 07/12/2025 06:47 AM<br>\n    Low tide: -0.89 ft<br>\n    Sunrise time: Sat 07/12/2025 06:50 AM<br>\n    Sunset time: Sat 07/12/2025 09:25 PM<br>\n    Moon Illumination: 87%<br>\n    Label: weekend\n                ", "\n    Low tide time: Sun 07/13/2025 07:21 AM<br>\n    Low tide: -0.7 ft<br>\n    Sunrise time: Sun 07/13/2025 06:51 AM<br>\n    Sunset time: Sun 07/13/2025 09:24 PM<br>\n    Moon Illumination: 80%<br>\n    Label: weekend\n                ", "\n    Low tide time: Sat 07/26/2025 06:45 AM<br>\n    Low tide: -0.86 ft<br>\n    Sunrise time: Sat 07/26/2025 07:01 AM<br>\n    Sunset time: Sat 07/26/2025 09:16 PM<br>\n    Moon Illumination: 8%<br>\n    Label: weekend\n                "], "marker": {"color": ["green", "green", "green"]}, "name": "weekend", "showlegend": false, "type": "bar", "x": [12, 13, 26], "xaxis": "x7", "y": [-0.89, -0.7, -0.86], "yaxis": "y7"}, {"hovertext": [], "marker": {"color": []}, "name": "weekend", "showlegend": false, "type": "bar", "x": [], "xaxis": "x8", "y": [], "yaxis": "y8"}, {"hovertext": [], "marker": {"color": []}, "name": "weekend", "showlegend": false, "type": "bar", "x": [], "xaxis": "x9", "y": [], "yaxis": "y9"}, {"hovertext": [], "marker": {"color": []}, "name": "weekend", "showlegend": false, "type": "bar", "x": [], "xaxis": "x10", "y": [], "yaxis": "y10"}, {"hovertext": [], "marker": {"color": []}, "name": "weekend", "showlegend": false, "type": "bar", "x": [], "xaxis": "x11", "y": [], "yaxis": "y11"}, {"hovertext": ["\n    Low tide time: Sat 12/06/2025 06:00 PM<br>\n    Low tide: -1.83 ft<br>\n    Sunrise time: Sat 12/06/2025 07:03 AM<br>\n    Sunset time: Sat 12/06/2025 04:43 PM<br>\n    Moon Illumination: 94%<br>\n    Label: weekend\n                ", "\n    Low tide time: Sat 12/20/2025 05:20 PM<br>\n    Low tide: -0.71 ft<br>\n    Sunrise time: Sat 12/20/2025 07:14 AM<br>\n    Sunset time: Sat 12/20/2025 04:46 PM<br>\n    Moon Illumination: 0%<br>\n    Label: weekend\n                ", "\n    Low tide time: Sun 12/21/2025 05:56 PM<br>\n    Low tide: -0.67 ft<br>\n    Sunrise time: Sun 12/21/2025 07:14 AM<br>\n    Sunset time: Sun 12/21/2025 04:47 PM<br>\n    Moon Illumination: 6%<br>\n    Label: weekend\n                "], "marker": {"color": ["green", "green", "green"]}, "name": "weekend", "showlegend": false, "type": "bar", "x": [6, 20, 21], "xaxis": "x12", "y": [-1.83, -0.71, -0.67], "yaxis": "y12"}], "layout": {"annotations": [{"font": {"size": 16}, "showarrow": false, "text": "January", "x": 0.1567, "xanchor": "center", "xref": "paper", "y": 1, "yanchor": "bottom", "yref": "paper"}, {"font": {"size": 16}, "showarrow": false, "text": "February", "x": 0.5, "xanchor": "center", "xref": "paper", "y": 1, "yanchor": "bottom", "yref": "paper"}, {"font": {"size": 16}, "showarrow": false, "text": "March", "x": 0.8433, "xanchor": "center", "xref": "paper", "y": 1, "yanchor": "bottom", "yref": "paper"}, {"font": {"size": 16}, "showarrow": false, "text": "April", "x": 0.1567, "xanchor": "center", "xref": "paper", "y": 0.73, "yanchor": "bottom", "yref": "paper"}, {"font": {"size": 16}, "showarrow": false, "text": "May", "x": 0.5, "xanchor": "center", "xref": "paper", "y": 0.73, "yanchor": "bottom", "yref": "paper"}, {"font": {"size": 16}, "showarrow": false, "text": "June", "x": 0.8433, "xanchor": "center", "xref": "paper", "y": 0.73, "yanchor": "bottom", "yref": "paper"}, {"font": {"size": 16}, "showarrow": false, "text": "July", "x": 0.1567, "xanchor": "center", "xref": "paper", "y": 0.46, "yanchor": "bottom", "yref": "paper"}, {"font": {"size": 16}, "showarrow": false, "text": "August", "x": 0.5, "xanchor": "center", "xref": "paper", "y": 0.46, "yanchor": "bottom", "yref": "paper"}, {"font": {"size": 16}, "showarrow": false, "text": "September", "x": 0.8433, "xanchor": "center", "xref": "paper", "y": 0.46, "yanchor": "bottom", "yref": "paper"}, {"font": {"size": 16}, "showarrow": false, "text": "October", "x": 0.1567, "xanchor": "center", "xref": "paper", "y": 0.19, "yanchor": "bottom", "yref": "paper"}, {"font": {"size": 16}, "showarrow": false, "text": "November", "x": 0.5, "xanchor": "center", "xref": "paper", "y": 0.19, "yanchor": "bottom", "yref": "paper"}, {"font": {"size": 16}, "showarrow": false, "text": "December", "x": 0.8433, "xanchor": "center", "xref": "paper", "y": 0.19, "yanchor": "bottom", "yref": "paper"}], "height": 1000, "title": {"text": "Side By Side Subplots"}, "width": 2000, "xaxis": {"anchor": "y", "domain": [0, 0.3133], "range": [0, 32], "tickvals": [1, 2, 10, 11, 12, 13, 14, 15, 27, 28, 29, 30, 31]}, "xaxis10": {"anchor": "y10", "domain": [0, 0.3133], "range": [0, 32], "tickvals": [1, 8, 9, 10, 11, 31]}, "xaxis11": {"anchor": "y11", "domain": [0.3433, 0.6567], "range": [0, 31], "tickvals": [1, 4, 5, 6, 7, 8, 9, 30]}, "xaxis12": {"anchor": "y12", "domain": [0.6867, 1.0], "range": [0, 32], "tickvals": [1, 2, 3, 4, 5, 6, 7, 8, 19, 20, 21, 31]}, "xaxis2": {"anchor": "y2", "domain": [0.3433, 0.6567], "range": [0, 29], "tickvals": [1, 8, 9, 10, 11, 25, 26, 28]}, "xaxis3": {"anchor": "y3", "domain": [0.6867, 1.0], "range": [0, 32], "tickvals": [1, 31]}, "xaxis4": {"anchor": "y4", "domain": [0, 0.3133], "range": [0, 31], "tickvals": [1, 2, 27, 28, 29, 30]}, "xaxis5": {"anchor": "y5", "domain": [0.3433, 0.6567], "range": [0, 32], "tickvals": [1, 2, 13, 14, 15, 25, 26, 27, 28, 29, 30, 31]}, "xaxis6": {"anchor": "y6", "domain": [0.6867, 1.0], "range": [0, 31], "tickvals": [1, 10, 11, 12, 13, 14, 15, 22, 23, 24, 25, 26, 27, 28, 30]}, "xaxis7": {"anchor": "y7", "domain": [0, 0.3133], "range": [0, 32], "tickvals": [1, 9, 10, 11, 12, 13, 21, 22, 23, 24, 25, 26, 31]}, "xaxis8": {"anchor": "y8", "domain": [0.3433, 0.6567], "range": [0, 32], "tickvals": [1, 8, 9, 20, 21, 22, 31]}, "xaxis9": {"anchor": "y9", "domain": [0.6867, 1.0], "range": [0, 31], "tickvals": [1, 30]}, "yaxis": {"anchor": "x", "domain": [0.81, 1]}, "yaxis10": {"anchor": "x10", "domain": [0, 0.19]}, "yaxis11": {"anchor": "x11", "domain": [0, 0.19]}, "yaxis12": {"anchor": "x12", "domain": [0, 0.19]}, "yaxis2": {"anchor": "x2", "domain": [0.81, 1]}, "yaxis3": {"anchor": "x3", "domain": [0.81, 1]}, "yaxis4": {"anchor": "x4", "domain": [0.54, 0.73]}, "yaxis5": {"anchor": "x5", "domain": [0.54, 0.73]}, "yaxis6": {"anchor": "x6", "domain": [0.54, 0.73]}, "yaxis7": {"anchor": "x7", "domain": [0.27, 0.46]}, "yaxis8": {"anchor": "x8", "domain": [0.27, 0.46]}, "yaxis9": {"anchor": "x9", "domain": [0.27, 0.46]}}}
